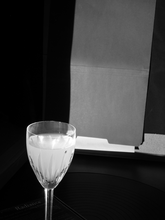
%> input picture problem2/glass/fulllight.tif, 165 x 220 px, shrunk from 1536 x 2048 before the run
$ octave test.m   (GNU Octave 9; MATLAB toolbox functions it lacks are replaced by stand-ins)
%> lines starting %> are read from the running program, lines starting %| are printed output that depends on the picture; in (x1, y1, x2, y2) boxes, pixels count from 0 and x2, y2 are one past the last pixel; in counts of white or black regions, pixels touching at a corner belong together; the program's own positions count from 1
%> further down, full is the input picture: size 220x165 uint8; min 0, max 255, mean 56.4
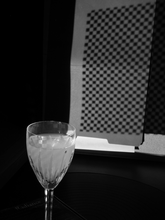
%> input picture problem2/glass/pattern1.tif, 165 x 220 px, shrunk from 1536 x 2048 before the run
%> further down, pattern1 is the input picture: size 220x165 uint8; min 0, max 255, mean 40.5
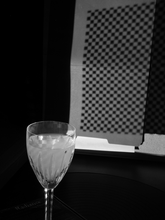
%> input picture problem2/glass/pattern2.tif, 165 x 220 px, shrunk from 1536 x 2048 before the run
%> further down, pattern2 is the input picture: size 220x165 uint8; min 0, max 255, mean 40.8
### problem2/illumination_fixed.m
function [ direct, scatterd] = illumination(full, pattern1, pattern2)
%ILLUMINATION Summary of this function goes here
%   Detailed explanation goes here
    [x, y, d] =size(full);
%> x = 220; y = 165; d = 1
    direct = pattern1;
    scatterd = pattern2;
    for i=1:1:x
        for j=1:1:y
            for k=1:1:d
                l_plus = 0;
                l_minus = 0;
                if (pattern1(i, j, k) > pattern2(i,j,k))
                    l_plus = pattern1(i,j,k);
                    l_minus = pattern2(i,j,k);
                else
                    l_plus = pattern2(i,j,k);
                    l_minus = pattern1(i,j,k);
                end
                scatterd(i,j,k) = 2*l_minus;
                direct(i,j,k) = l_plus - l_minus;
            end
        end
    end
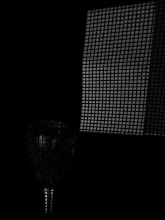
%> direct: size 220x165 uint8; min 0, max 169, mean 12.2

    pattern1 = double(pattern1);
%> pattern1: size 220x165 double
    pattern2 = double(pattern2);
%> pattern2: size 220x165 double
    diff = pattern1-pattern2;
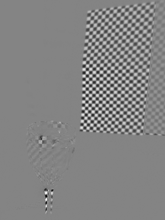
%> diff: size 220x165 double; min -169, max 157, mean -0.3; drawn with min black and max white


    up = 100;
    down = 80;

    distance = 7;

    for i=1:1:x
         for j=1:1:y
             for k=1:1:d

                 if (abs(diff(i,j,k)) > down && abs(diff(i,j,k)) < up)
                     diff(i,j,k) = 255;
                     left = max(1, i-distance);
                     ceil = max(1, j-distance);
                     right = min(i+distance, y);
                     floor = min(j+distance, y);

					 count = 0;
					 sum_d = 0;
					 sum_s = 0;
					 for a=left:1:right
						for b=ceil:1:floor
							 sum_d = sum_d + direct(a,b,k);
						     sum_s = sum_s + scatterd(a,b,k);
							 count = count + 1;
						end
                     end

					 direct(i,j,k) = sum_d/count;
					 scatterd(i,j,k) = sum_s/count;
                 else
                     diff(i,j,k)=0;
                 end
             end
         end
     end
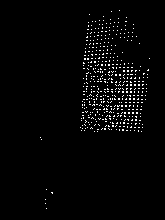
%> diff: size 220x165 double; 2.4% white in thin lines or dots, all inside (x1, y1, x2, y2) = (40, 10, 150, 209)
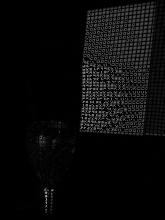
%> direct: size 220x165 uint8; 2.37% of pixels changed, all inside (x1, y1, x2, y2) = (40, 10, 150, 209)
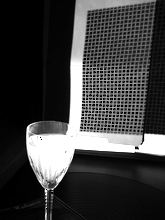
%> scatterd: size 220x165 uint8; min 0, max 255, mean 62.2
%> after the loop, ceil = 40; count = 0; floor = 54; left = 202; right = 165; sum_d = 0; sum_s = 0
    diff = uint8(diff);

end

### problem2/test.m
full=imread('glass/fulllight.tif');
pattern1=imread('glass/pattern1.tif');
pattern2=imread('glass/pattern2.tif');
[direct, scatterd]=illumination_fixed(full,pattern1,pattern2);
